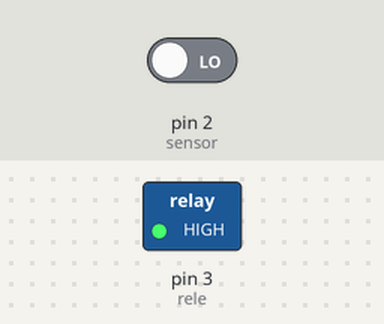
A sketch run on a simulated Arduino Uno, built with avr-gcc and run on an emulated ATmega328P. On the bench: switched loads named in the sketch (green lamp = pin HIGH). The test bench sets the inputs (shaded band); at power-on: pin 2 (sensor) LOW.

Above: at 1.8 s.
1.9 s: pin 2 (sensor) driven HIGH
At 2.9 s:
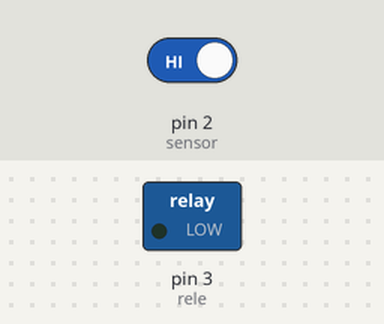
3.5 s: pin 2 (sensor) driven LOW
At 4.0 s:
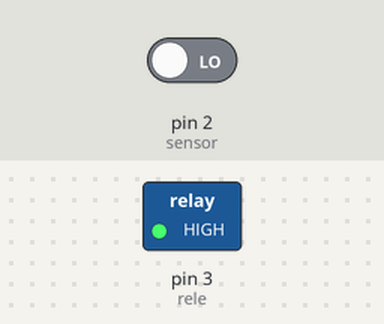
Timing chart, 0 to 6.5 s (numbered marks = the images above; inputs shaded):
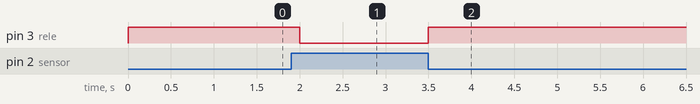

Measured:
- after the input at 1.9 s, pin 3 (rele): HIGH → LOW after 0.10 s
- after the input at 3.5 s, pin 3 (rele): LOW → HIGH at once

The sketch:

irrigacao_v1.ino
```cpp
#define rele 3
#define sensor 2
bool irrigar = false;

void setup()
{
  // Configurar os pinos como saída ou entrada
  pinMode(rele, OUTPUT);
  pinMode(sensor, INPUT);

  // Desligar o relé inicialmente
  digitalWrite(rele, HIGH);
}

void loop()
{
  // Ler o estado do sensor
  irrigar = digitalRead(sensor);

  if (irrigar)
  {
    // Sensor detectou a necessidade de irrigação, ligar o relé
    digitalWrite(rele, LOW);
  }
  else
  {
    // Sensor não detectou a necessidade de irrigação, desligar o relé
    digitalWrite(rele, HIGH);
  }

  delay(500);
}
```
